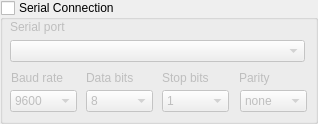
     <widget class="QGroupBox" name="groupBox_68">
      <property name="geometry">
       <rect>
        <x>10</x>
        <y>8</y>
        <width>318</width>
        <height>124</height>
       </rect>
      </property>
      <property name="title">
       <string>Serial Connection</string>
      </property>
      <property name="checkable">
       <bool>true</bool>
      </property>
      <property name="checked">
       <bool>false</bool>
      </property>
      <widget class="QLabel" name="label_73">
       <property name="geometry">
        <rect>
         <x>10</x>
         <y>17</y>
         <width>81</width>
         <height>20</height>
        </rect>
       </property>
       <property name="text">
        <string>Serial port</string>
       </property>
      </widget>
      <widget class="QLabel" name="label_74">
       <property name="geometry">
        <rect>
         <x>11</x>
         <y>70</y>
         <width>61</width>
         <height>16</height>
        </rect>
       </property>
       <property name="text">
        <string>Baud rate</string>
       </property>
      </widget>
      <widget class="QLabel" name="label_75">
       <property name="geometry">
        <rect>
         <x>86</x>
         <y>70</y>
         <width>61</width>
         <height>16</height>
        </rect>
       </property>
       <property name="text">
        <string>Data bits</string>
       </property>
      </widget>
      <widget class="QLabel" name="label_76">
       <property name="geometry">
        <rect>
         <x>162</x>
         <y>70</y>
         <width>61</width>
         <height>16</height>
        </rect>
       </property>
       <property name="text">
        <string>Stop bits</string>
       </property>
      </widget>
      <widget class="QLabel" name="label_77">
       <property name="geometry">
        <rect>
         <x>239</x>
         <y>70</y>
         <width>41</width>
         <height>16</height>
        </rect>
       </property>
       <property name="text">
        <string>Parity</string>
       </property>
      </widget>
      <widget class="QComboBox" name="comboBox_26">
       <property name="geometry">
        <rect>
         <x>10</x>
         <y>40</y>
         <width>295</width>
         <height>22</height>
        </rect>
       </property>
      </widget>
      <widget class="QComboBox" name="comboBox_27">
       <property name="geometry">
        <rect>
         <x>10</x>
         <y>90</y>
         <width>67</width>
         <height>22</height>
        </rect>
       </property>
       <item>
        <property name="text">
         <string>9600</string>
        </property>
       </item>
       <item>
        <property name="text">
         <string>1200</string>
        </property>
       </item>
       <item>
        <property name="text">
         <string>2400</string>
        </property>
       </item>
       <item>
        <property name="text">
         <string>4800</string>
        </property>
       </item>
       <item>
        <property name="text">
         <string>19200</string>
        </property>
       </item>
       <item>
        <property name="text">
         <string>38400</string>
        </property>
       </item>
       <item>
        <property name="text">
         <string>57600</string>
        </property>
       </item>
       <item>
        <property name="text">
         <string>115200</string>
        </property>
       </item>
      </widget>
      <widget class="QComboBox" name="comboBox_28">
       <property name="geometry">
        <rect>
         <x>86</x>
         <y>90</y>
         <width>67</width>
         <height>22</height>
        </rect>
       </property>
       <item>
        <property name="text">
         <string>8</string>
        </property>
       </item>
       <item>
        <property name="text">
         <string>7</string>
        </property>
       </item>
      </widget>
      <widget class="QComboBox" name="comboBox_29">
       <property name="geometry">
        <rect>
         <x>162</x>
         <y>90</y>
         <width>67</width>
         <height>22</height>
        </rect>
       </property>
       <item>
        <property name="text">
         <string>1</string>
        </property>
       </item>
       <item>
        <property name="text">
         <string>1.5</string>
        </property>
       </item>
       <item>
        <property name="text">
         <string>2</string>
        </property>
       </item>
      </widget>
      <widget class="QComboBox" name="comboBox_30">
       <property name="geometry">
        <rect>
         <x>240</x>
         <y>90</y>
         <width>67</width>
         <height>22</height>
        </rect>
       </property>
       <item>
        <property name="text">
         <string>none</string>
        </property>
       </item>
       <item>
        <property name="text">
         <string>even</string>
        </property>
       </item>
       <item>
        <property name="text">
         <string>odd</string>
        </property>
       </item>
      </widget>
     </widget>
